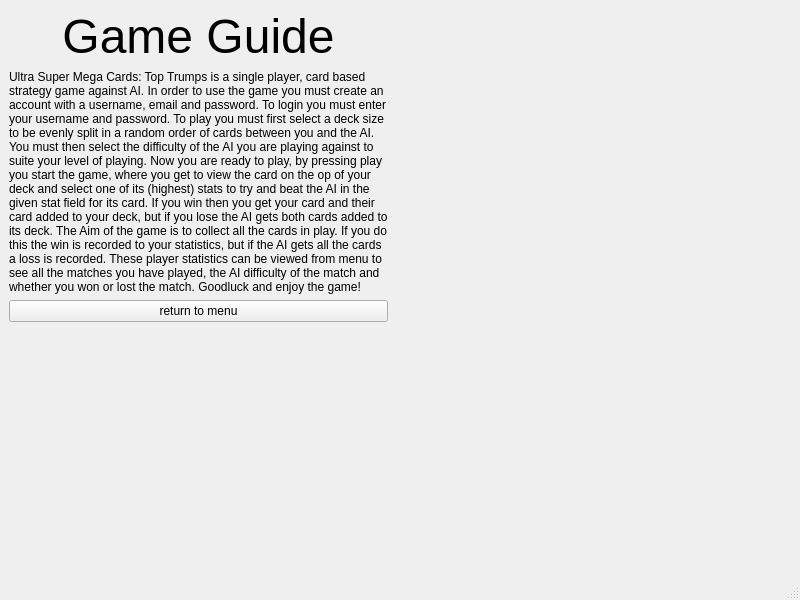
<?xml version="1.0" encoding="UTF-8"?>
<ui version="4.0">
 <class>MainWindow</class>
 <widget class="QMainWindow" name="MainWindow">
  <property name="geometry">
   <rect>
    <x>0</x>
    <y>0</y>
    <width>800</width>
    <height>600</height>
   </rect>
  </property>
  <property name="windowTitle">
   <string>MainWindow</string>
  </property>
  <widget class="QWidget" name="centralwidget">
   <layout class="QFormLayout" name="formLayout">
    <item row="0" column="0">
     <layout class="QVBoxLayout" name="verticalLayout">
      <item>
       <widget class="QLabel" name="title_lb">
        <property name="text">
         <string>&lt;html&gt;&lt;head/&gt;&lt;body&gt;&lt;p align=&quot;center&quot;&gt;&lt;span style=&quot; font-size:36pt;&quot;&gt;Game Guide&lt;/span&gt;&lt;/p&gt;&lt;/body&gt;&lt;/html&gt;</string>
        </property>
       </widget>
      </item>
      <item>
       <widget class="QLabel" name="help_text">
        <property name="text">
         <string>&lt;html&gt;&lt;head/&gt;&lt;body&gt;&lt;p&gt;Ultra Super Mega Cards: Top Trumps is a single player, card based strategy game against AI. In order to use the game you must create an account with a username, email and password. To login you must enter your username and password. To play you must first select a deck size to be evenly split in a random order of cards between you and the AI. You must then select the difficulty of the AI you are playing against to suite your level of playing. Now you are ready to play, by pressing play you start the game, where you get to view the card on the op of your deck and select one of its (highest) stats to try and beat the AI in the given stat field for its card. If you win then you get your card and their card added to your deck, but if you lose the AI gets both cards added to its deck. The Aim of the game is to collect all the cards in play. If you do this the win is recorded to your statistics, but if the AI gets all the cards a loss is recorded. These player statistics can be viewed from menu to see all the matches you have played, the AI difficulty of the match and whether you won or lost the match. Goodluck and enjoy the game!&lt;/p&gt;&lt;/body&gt;&lt;/html&gt;</string>
        </property>
        <property name="wordWrap">
         <bool>true</bool>
        </property>
       </widget>
      </item>
      <item>
       <widget class="QPushButton" name="return_menu">
        <property name="text">
         <string>return to menu</string>
        </property>
       </widget>
      </item>
     </layout>
    </item>
   </layout>
  </widget>
  <widget class="QMenuBar" name="menubar">
   <property name="geometry">
    <rect>
     <x>0</x>
     <y>0</y>
     <width>800</width>
     <height>26</height>
    </rect>
   </property>
  </widget>
  <widget class="QStatusBar" name="statusbar"/>
 </widget>
 <resources/>
 <connections/>
</ui>
